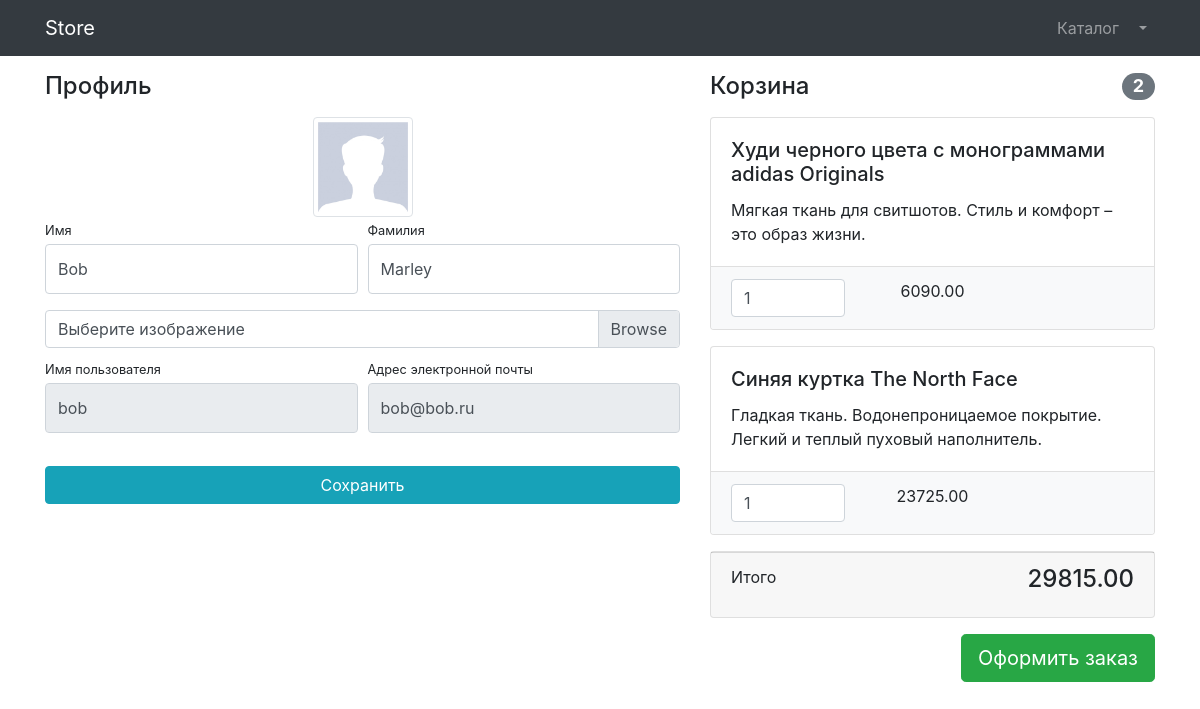
Screenshot of /users/profile/12/ (signed in) with the database file from the repository.
### users/models.py (models this page shows)
class User(AbstractUser):
    image = models.ImageField(upload_to='users_images', null=True, blank=True)
    is_verified_email = models.BooleanField(default=False)

### products/models.py (models this page shows, shortened)
class Basket(models.Model):
    user = models.ForeignKey(User, on_delete=models.CASCADE)
    product = models.ForeignKey(Product, on_delete=models.CASCADE)
    quantity = models.PositiveSmallIntegerField(default=0)
    created_timestamp = models.DateTimeField(auto_now_add=True)
    objects = BasketQuerySet.as_manager()
    def sum(self):
        return self.product.price * self.quantity

class Product(models.Model):
    name = models.CharField(max_length=256, unique=True)
    description = models.TextField()
    price = models.DecimalField(max_digits=9, decimal_places=2)
    quantity = models.PositiveIntegerField(default=0)
    image = models.ImageField(upload_to='products_images')
    category = models.ForeignKey(ProductCategory, on_delete=models.CASCADE)
    class Meta:
        verbose_name = 'product'
        verbose_name_plural = 'products'

### users/views.py (the view, shortened to what this page needs)
# urls.py: path('profile/<int:pk>/', login_required(UserProfileView.as_view()), name='profile'),
class UserProfileView(TitleMixin, UpdateView):
    model = User
    form_class = UserProfileForm
    template_name = 'users/profile.html'
    title = 'Store - Личный кабинет'

### users/forms.py
class UserProfileForm(UserChangeForm):
    first_name = forms.CharField(widget=forms.TextInput(attrs={'class': 'form-control py-4'}))
    last_name = forms.CharField(widget=forms.TextInput(attrs={'class': 'form-control py-4'}))
    image = forms.ImageField(widget=forms.FileInput(attrs={'class': 'custom-file-input'}), required=False)
    username = forms.CharField(widget=forms.TextInput(attrs={'class': 'form-control py-4', 'readonly': True}))
    email = forms.CharField(widget=forms.TextInput(attrs={'class': 'form-control py-4', 'readonly': True}))
    class Meta:
        model = User
        fields = ['first_name', 'last_name', 'image', 'username', 'email']

### common/views.py (called while the page is built)
    def get_context_data(self, **kwargs):
        context = super(TitleMixin, self).get_context_data(**kwargs)
        context['title'] = self.title
        return context

### products/context_processors.py (called while the page is built)
def baskets(request):
    user = request.user
    return {'baskets': Basket.objects.filter(user=user) if user.is_authenticated else []}

### products/models.py (called while the page is built)
    def total_sum(self):
        return sum(basket.sum() for basket in self)

    def total_quantity(self):
        return sum(basket.quantity for basket in self)

### users/templates/users/profile.html (shortened to what this page needs)
{% extends 'products/base.html' %}
{% load static %}
{% block css %}
    <link href="{% static 'vendor/css/profile.css'%}" rel="stylesheet">
{% endblock %}
{% block content %}
    <div class="container">
    <div class="row">
        <div class="col-lg-7">
            <h4 class="mt-3 mb-3">Профиль</h4>
            <div class="col-lg-12 text-center">
                <img width="100" height="100"
                     src="{% if user.image %} {{ user.image.url }} {% else %} {% static 'vendor/img/users/default_avatar.jpg' %} {% endif %}"
                     class="img-thumbnail">
            </div>
            <form action="{% url 'users:profile' user.id %} " method="post" enctype="multipart/form-data">
                <div class="form-row">
                    <div class="col-lg-6">
                        <div class="form-group">
                            <label class="small mb-1" for={{ form.first_name.id_for_label }}>
                                Имя
                            </label>
                            {{form.first_name}}
                        </div>
                    </div>
                    <div class="col-lg-6">
                        <div class="form-group">
                            <label class="small mb-1" for={{ form.last_name.id_for_label }}>
                                Фамилия
                            </label>
                            {{ form.last_name }}
                        </div>
                    </div>
                </div>
                <div class="form-row mb-2">
                    <div class="col-lg-12">
                        <div class="custom-file">
                            <label class="custom-file-label" for={{ form.image.id_for_label }}>
                                Выберите изображение
                            </label>
                        </div>
                    </div>
                </div>
                <div class="form-row">
                    <div class="col-lg-6">
                        <label class="small mb-1" for={{ form.username.id_for_label }}>
                            Имя пользователя
                        </label>
                        {{ form.username }}
                    </div>
                    <div class="col-lg-6">
                        <label class="small mb-1" for={{ form.email.id_for_label }}>Адрес электронной почты
                        </label>
                        {{ form.email }}
                    </div>
                </div>
                <div class="form-row">
                    <div class="col-lg-12" style="margin-top: 33px;">
                        <input class="btn btn-info btn-block" type="submit" value="Сохранить">
                    </div>
                </div>
            </form>
        </div>
        <div class="col-lg-5">
            {% include 'products/basket.html' %}
        </div>
    </div>
</div>
{% endblock %}

### products/templates/products/basket.html (shortened to what this page needs)
{% if baskets %}
    <h4 class="mt-3 mb-3 d-flex justify-content-between align-items-center mb-3">
        Корзина <span class="badge badge-secondary badge-pill">{{ baskets.total_quantity }}</span>
    </h4>
    {% for basket in baskets %}
        <div class="card mb-3">
            <div class="card-body">
                <h5 class="card-title">{{ basket.product.name }}</h5>
                <p class="card-text">{{ basket.product.description }}</p>
            </div>
            <ul class="list-group list-group-flush">
                <li class="list-group-item bg-light">
                    <div class="row text-center">
                        <div class="col-lg-4">
                            <input name="basketID" type="number" class="form-control"
                                   value="{{ basket.quantity }}" min="0">
                        </div>
                        <div class="col-lg-4">{{ basket.sum }}</div>
                        <div class="col-lg-4">
                        </div>
                    </div>
                </li>
            </ul>
        </div>
    {% endfor %}
    <div class="card mb-3">
        <div class="card-footer">
            <p class="float-left">Итого</p>
            <h4 class="float-right">{{ baskets.total_sum }}</h4>
        </div>
    </div>
    <a class="btn btn-success btn-lg float-right" href="../orders/order-create.html">
        Оформить заказ
    </a>
{% else %}
    <h4 class="mt-3 mb-3 text-center">
        Корзина пуста
    </h4>
{% endif %}

### rows the page displays
User: first_name "Bob", last_name "Marley", username "bob", email "bob@bob.ru"
Basket: total_quantity "2", product.name "Худи черного цвета с монограммами adidas Originals", product.description "Мягкая ткань для свитшотов. Стиль и комфорт – это образ жизни.", basketID "1", sum "6090.00", total_sum "29815.00"
Basket: product.name "Синяя куртка The North Face", product.description "Гладкая ткань. Водонепроницаемое покрытие. Легкий и теплый пуховый наполнитель.", basketID "1", sum "23725.00"
